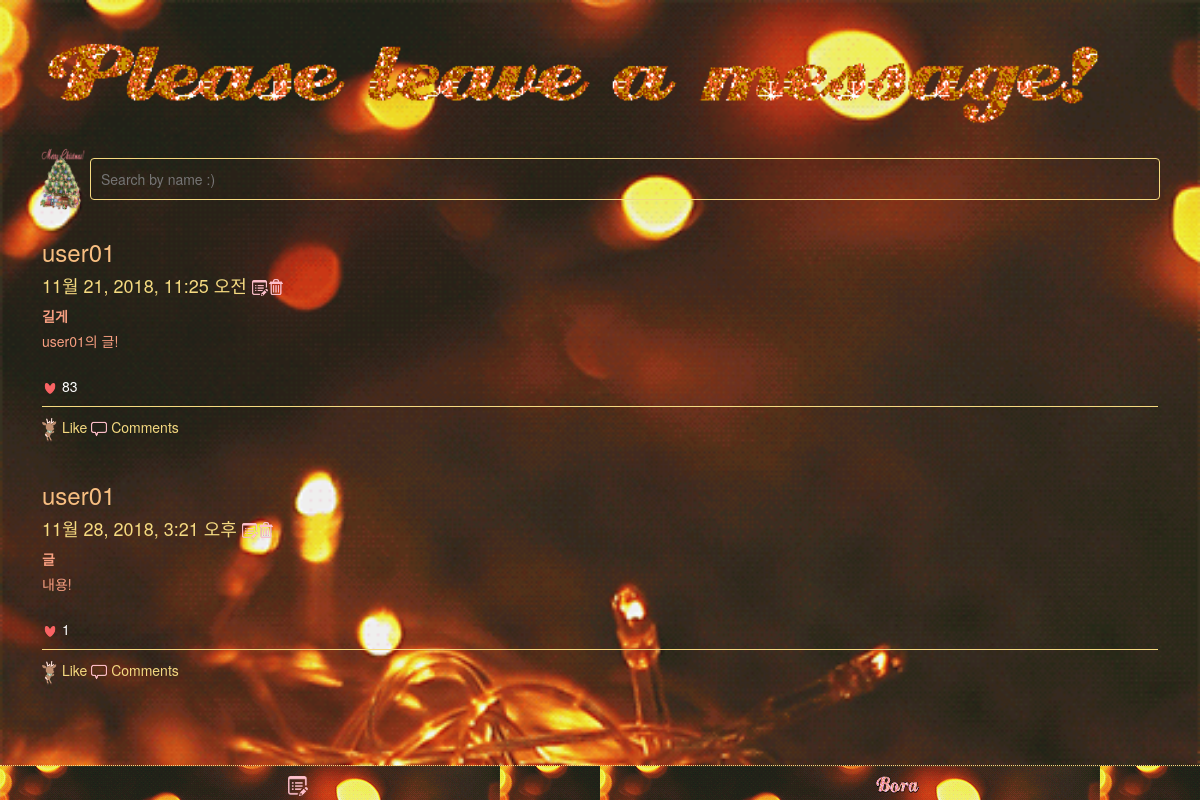
/search/user01/, run on the app's committed database.
### facebook/models.py (models this page shows, shortened)
class Article(models.Model):
    author      = models.CharField(max_length=120)
    title       = models.CharField(max_length=120)
    text        = models.TextField()
    password    = models.CharField(max_length=120)
    total_like        = models.CharField(max_length=120)
    created_at  = models.DateTimeField(auto_now_add=True) #자동날짜
    like_user_set = models.ManyToManyField(settings.AUTH_USER_MODEL,
                                           blank=True,
                                           related_name='like_user_set',
                                           through='Like', default='')

### facebook/views.py (the view)
# urls.py: path('search/<author>/',search_list),
def search_list(request, author):
    article_list = Article.objects.filter(author=author)
    return render(request, 'newsfeed.html', { 'articles': list(article_list)})

### facebook/templates/newsfeed.html (shortened to what this page needs)
<!DOCTYPE html>
<html>
<head>
    <link rel="stylesheet" href="https://maxcdn.bootstrapcdn.com/bootstrap/3.3.7/css/bootstrap.min.css">
</head>
<body>
<div class="container">
    <div style="text-align: center; "><a href="/main/"><img src="/static/message_board.gif" style="width:100%;margin-left:10px;" ></a></div>
</div>
<div class="container" style="padding-left:25px;padding-right:25px;margin-top:20px;">
    <div class="btn1" style="display:inline-block;">
        <a href="/">
            <img src="/static/6.gif" width="48.4px" >
        </a>
    </div>
    <div class="search">
        <input type="text" style="width:100%;border-radius:4px; color:#F5DA81;" class="searchbar"  placeholder="Search by name :)" id="keyword" onkeyup="">
    </div>
</div>
<div class="container" style="padding-bottom:60px;">
    {% if  articles %}
    {% for feed in articles %}
    <div class="feed feed{{feed.pk}}">
        <h3 class="name" style="color:#F7BE81;">{{ feed.author }}</h3>
        <div class="date">
            <h4 data-pk="{{feed.pk}}">{{ feed.created_at }}
                <img src="/static/ic_edit.png" height="16px" class="modify_feed">
                <img src="/static/ic_delete.png" class="delete_feed" height="16px" style="margin-top:-0.2%; margin-left:-0.4%"></h4>
        </div>
        <a class="title">{{ feed.title }}</a>
        <p class="content" style="color:#F79F81;">{{ feed.text }}</p>
        <div style="height:15px;"></div>
        <div>
            {% if feed.total_like != '0' and feed.total_like != '' %}
            <img src="/static/redHeart.png" width="16px" class="img" id="img{{feed.pk}}">
            {% else %}
            <img src="/static/justHeart.gif" width="20px" class="img" id="img{{feed.pk}}">
            {% endif %}
            <div style="display:inline-block; color:white;">
                {{feed.total_like}}
            </div>
        </div>
        <div class="accessory">
            <div style="display:inline-block; color:#F5DA81;" class="like_btn" data-article="{{feed.pk}}" data-status="0">
                <img src="/static/like_icon.gif" width="16px" class="like_gray" > Like
            </div>
            <div class="cmt" style="display:inline-block;" >
                <img src="/static/ic_comment.png" width="16px" > Comments
            </div>
        </div>
    </div>
    {% endfor %}
    {% else %}
    <h1 style="color:#F5DA81; text-align:center;"> Sorry</br> There are no posts :(</h1><br/>
    <div style="text-align:center; margin-top:-3%;"><h5><a href="/main">Click back to the message board</a></h5></div>
    {% endif %}
</div>
<div class="footer" style="position:fixed;bottom:30px;background: transparent; z-index:5">
    <div class="tab1" style="background-image:url('/static/bgc.gif'); height:35px;">
        <img src="/static/ic_edit.png" width="20px" style="margin-top: 10px;" class="modal_write"> </div>
    <div class="tab2" style="background-image:url('/static/bgc.gif'); height:35px;">
        <a href="/#bora"><img src="/static/bora_lee.gif" style="margin-top:-1px; " height="34px" width=50px"></a>
    </div>
</div>
</body>
</html>

### facebook/templates/newsfeed.html (style rules this page uses)
* { box-sizing: border-box; margin: 0; padding: 0; position: relative; }
body { background-image: url('/static/bgc.gif'); -webkit-background-size: cover; -moz-background-size: cover; -o-background-size: cover; background-size: cover; }
.btn1 { position: absolute; z-index:10; width:48.4px; }
.search { padding-left:50px; margin-top:10px; width:-webkit-fill-available;      }
.searchbar { background-color: transparent; color:#F5DA81; border-radius: 4px; border: 1px solid #F5DA81; padding: 10px; }
.container { background-color: transparent;  }
.footer { border-top: 1px dotted #F5DA81; background-color: #F5DA81; height: 5px; text-align: center; position:relative; bottom: 0; left: 0; right: 0; }
.tab1 { float: left; width: 50%; }
.tab2 { float: left; width: 50%; }
.feed { background-color: transparent;   border-top: -5px solid #F5DA81; border-bottom: 1px solid transparent; margin: 7px 0; padding: 12px; margin-bottom:-1%; }
.date { color: #F5DA81; margin-bottom: 10px; }
.title { color: #F79F81; font-weight: 600; }
.content { margin-top: 5px; color:#F79F81; }
.accessory { border-top: 1px solid #F5DA81; padding-top:10px; margin-top:10px; color: #F5DA81; font-size: 14px; }

### data on the page
Article: author "user01", created_at "11월 21, 2018, 11:25 오전", title "길게", text "user01의 글!", total_like "83"
Article: author "user01", created_at "11월 28, 2018, 3:21 오후", title "글", text "내용!", total_like "1"
